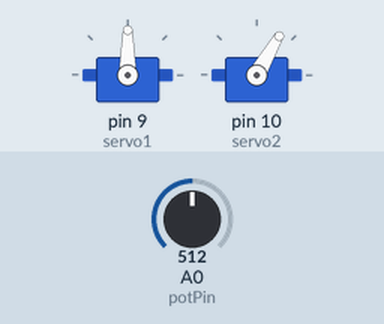
Bench run of a sketch on a simulated Arduino Uno, built with avr-gcc and run on an emulated ATmega328P. Parts: 2 × servo. The test bench sets the inputs (shaded band); at power-on: A0 (potPin) = 512. Random numbers use the default seed unless the sketch sets one; what the sketch prints to the serial monitor is not drawn.

Above: at 1.2 s.
1.3 s: A0 (potPin) set to 109
At 2.1 s:
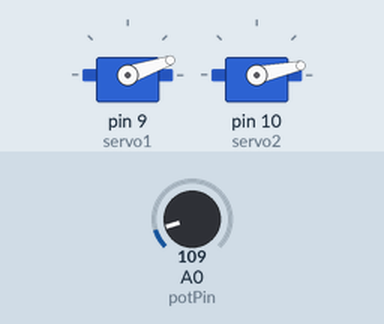
2.8 s: A0 (potPin) set to 93
At 3.8 s:
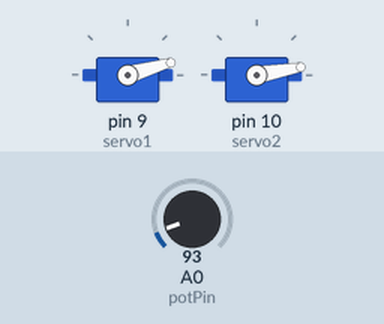
5.8 s: A0 (potPin) set to 993
At 6.6 s:
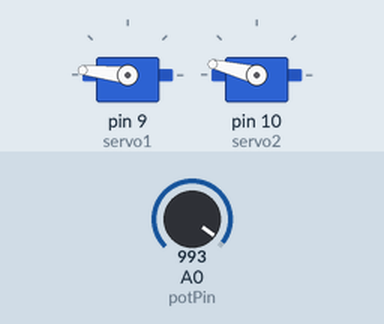
7.3 s: A0 (potPin) set to 1007
At 8.3 s:
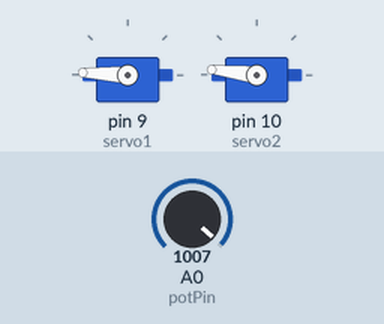
8.8 s: A0 (potPin) set to 1023
At 10.0 s:
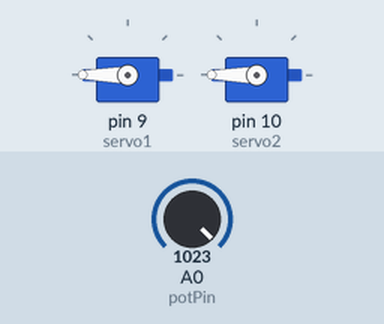
10.3 s: A0 (potPin) set to 900
At 11.3 s:
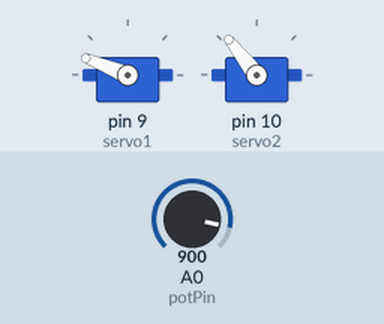
Timing chart, 0 to 12.8 s (numbered marks = the images above; inputs shaded):
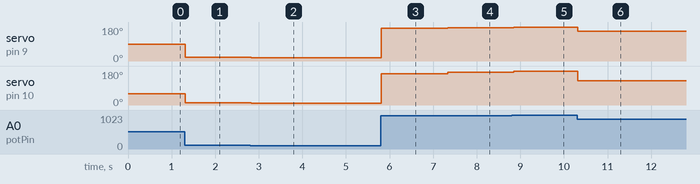

Measured:
- after the input at 1.3 s, servo on pin 9 (servo1): 90° → 19° at once; servo on pin 10 (servo2): 60° → 12° at once
- after the input at 2.8 s, servo on pin 9 (servo1): 19° → 16° at once; servo on pin 10 (servo2): 12° → 10° at once
- after the input at 5.8 s, servo on pin 9 (servo1): 16° → 174° at once; servo on pin 10 (servo2): 10° → 166° at once
- after the input at 7.3 s, servo on pin 9 (servo1): 174° → 177° at once; servo on pin 10 (servo2): 166° → 173° at once
- after the input at 8.8 s, servo on pin 9 (servo1): 177° → 180° after 0.05 s; servo on pin 10 (servo2): 173° → 180° after 0.05 s
- after the input at 10.3 s, servo on pin 9 (servo1): 180° → 158° at once; servo on pin 10 (servo2): 180° → 128° at once

The sketch:

elee6230_lab1c_concepts_alive.ino
```cpp
#include <Servo.h>

Servo servo1;
Servo servo2;

const int potPin = A0;  // Potentiometer connected to analog pin A0

void setup() {
  servo1.attach(9);  // Attach servo1 to pin 9
  servo2.attach(10); // Attach servo2 to pin 10
  Serial.begin(9600);
}

void loop() {
  // Call each demonstration function here
  //demonstrateAccuracy();
  //demonstrateResolution();
  demonstrateFuelGauge();
  //demonstrateNoiseVsInterference();
  //demonstrateSensitivity();
  //demonstrateSaturation();
}

// Read potentiometer and map to servo angle
int getPotAngle() {
  int rawValue = analogRead(potPin);
  int servoAngle = map(rawValue, 0, 1023, 0, 180);

  Serial.print("Raw: ");
  Serial.print(rawValue);

  return servoAngle;
}

// -------------------------------------------------------------------- //
void demonstrateAccuracy() {
  int servoAngle = getPotAngle();

  servo1.write(servoAngle);  // accurate movement
  servo2.write(servoAngle + random(-5, 6));  // add error

  delay(50);
}
// -------------------------------------------------------------------- //
void demonstrateResolution() {
  int servoAngle = getPotAngle();

  servo1.write(servoAngle);  // full resolution
  servo2.write(map(servoAngle & 0xE0, 0, 224, 0, 180));  // 3-bit resolution

  delay(50);
}
// -------------------------------------------------------------------- //
void demonstrateFuelGauge() {
  int servoAngle = getPotAngle();

  servo1.write(servoAngle);  // smooth movement

  // non-linear movement
  int pos = servoAngle < 90 ? map(servoAngle, 0, 90, 0, 60) :
            servoAngle < 135 ? map(servoAngle, 90, 135, 60, 75) :
            map(servoAngle, 135, 180, 75, 180);
  servo2.write(pos);

  delay(50);
}
// -------------------------------------------------------------------- //
void demonstrateNoiseVsInterference() {
  int servoAngle = getPotAngle();

  servo1.write(servoAngle + random(-5, 6));  // add noise

  // add interference (periodic disturbance)
  int interference = 15 * sin(servoAngle * PI / 90);
  servo2.write(constrain(servoAngle + interference, 0, 180));

  delay(50);
}
// -------------------------------------------------------------------- //
void demonstrateSensitivity() {
  int servoAngle = getPotAngle();

  servo1.write(servoAngle);  // normal sensitivity
  servo2.write(constrain(servoAngle * 2, 0, 180));  // increased sensitivity

  delay(50);
}
// -------------------------------------------------------------------- //
void demonstrateSaturation() {
  int rawValue = analogRead(potPin);
  int servoAngle = map(rawValue, 0, 1023, 0, 255);  // 0-255

  int normalPos = map(servoAngle, 0, 255, 0, 180);
  servo1.write(normalPos);  // normal behavior

  // saturated behavior
  int saturatedPos = servoAngle < 85 ? map(servoAngle, 0, 85, 0, 180) :
                     servoAngle > 170 ? 180 :
                     map(servoAngle, 85, 170, 180, 180);
  servo2.write(saturatedPos);

  delay(50);
}
// -------------------------------------------------------------------- //
```
